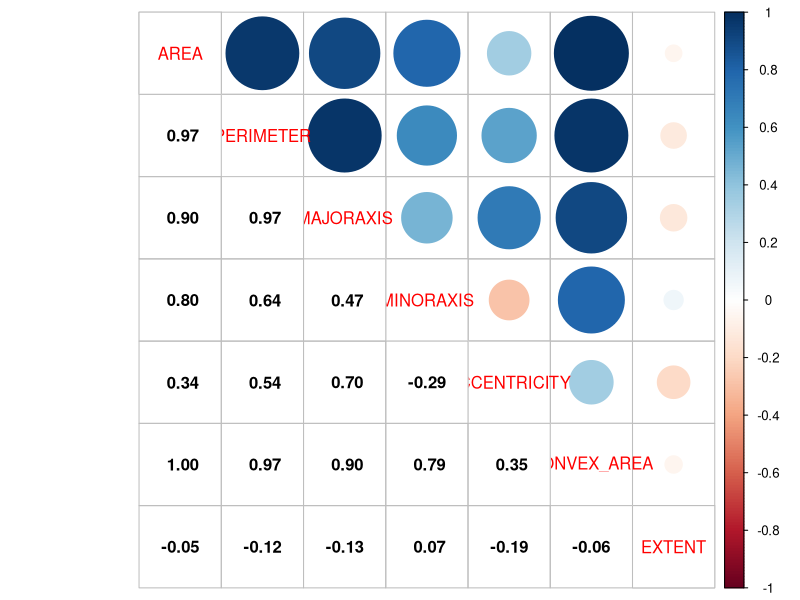

The R source for this figure: (Note: this script raises an error after producing the figure.)
################################################################################
# Laboratório 04 - Classificadores de Bayes (LDA, QDA e Naive Bayes)
#
# Objetivo : classificar grãos de arroz (Cammeo x Osmancik) a partir de
#            7 medidas morfológicas, comparando três classificadores
#            baseados no teorema de Bayes.
#
# Dataset  : Rice_Osmancik_Cammeo_Dataset.csv
################################################################################

# Configuração do diretório de Trabalho (troque pelo caminho no seu computador)
#setwd("")

# Remoção de qualquer variável do ambiente
rm(list=ls())

################################################################################
# 1. LEITURA DOS DADOS                                                         #  
################################################################################
# Leitura do dataset
dados = read.csv("Rice_Osmancik_Cammeo_Dataset.csv", sep = ";", dec=",")

# Estrutura do dataset
str(dados)

# Valores ausentes podem quebrar LDA/QDA/NB; é melhor saber antes de modelar
cat("Valores ausentes no dataset:", sum(is.na(dados)), "\n")

################################################################################
# 2. PREPARAÇÃO DOS DADOS                                                      #
################################################################################

################################################################################
# 2.1 PREPARAÇÃO DA ESTRUTURA                                                   

# Convertendo a variável alvo em factor
dados$CLASS  = factor(dados$CLASS)

# Verificação
str(dados) 

# Total de amostras por classe
table(dados$CLASS)

# Percentual de amostras por classe
table(dados$CLASS) / sum(table(dados$CLASS))

################################################################################
# 2.2 DIVISÃO DO CONJUNTO DE DADOS EM TREINAMENTO E TESTE                                              

library(caret)

# Seleciona apenas as variáveis numéricas
num_vars = names(dados)[sapply(dados, is.numeric)]

# Garantindo repetibilidade
set.seed(1)

# Realizando seleção holdout estratificada
indicesTreinamento = createDataPartition(dados$CLASS, p = 2/3, list = FALSE)

# Separando os dados e respectivo rótulos em treinamento e teste 
dadosTreinamento   = dados[indicesTreinamento,num_vars]
rotulosTreinamento = dados$CLASS[indicesTreinamento]
dadosTeste         = dados[-indicesTreinamento,num_vars]
rotulosTeste       = dados$CLASS[-indicesTreinamento]

# Total de amostras por classe
table(rotulosTreinamento)

# Percentual de amostras por classe
table(rotulosTreinamento) / sum(table(rotulosTreinamento))

# Total de amostras por classe
table(rotulosTeste)

# Percentual de amostras por classe
table(rotulosTeste) / sum(table(rotulosTeste))

# Libera objetos que não serão mais usados
rm(num_vars, dados, indicesTreinamento)

################################################################################
# 2.3. REMOÇÃO DE OUTLIERS                                          

# Identifica linhas com pelo menos um outlier
outlier_linhas = apply(dadosTreinamento, 1, function(linha) { 
  any(sapply(1:length(linha), function(i) linha[i] %in% 
               boxplot.stats(dadosTreinamento[, i])$out))
})

# Remove as amostras com outliers
dadosTreinamento = dadosTreinamento[-outlier_linhas, ]
rotulosTreinamento = rotulosTreinamento[-outlier_linhas]

# Removendo as variáveis desnecessárias
rm(outlier_linhas)

################################################################################
# 2.4. NORMALIZAÇÃO DOS DADOS (Escore-Z)  

# Estima os parâmetros de normalização (média e desvio padrão)
normalizacaoParametros = preProcess(dadosTreinamento, 
                                    method = c("center", "scale"))

# Aplica a normalização Z-Score aos dados de treinamento e de teste
dadosTreinamento = predict(normalizacaoParametros, dadosTreinamento)
dadosTeste       = predict(normalizacaoParametros, dadosTeste)

# Exibe resumo estatístico dos dados normalizados
summary(dadosTreinamento)
summary(dadosTeste)

################################################################################
# 2.4. SELEÇÃO DAS CARACATERÍSTICAS
library(corrplot)

# Calcular a matriz de correlação apenas entre as variáveis numéricas
dadosCorrelacao = cor(dadosTreinamento)

# Visualizar a matriz de correlação de forma gráfica
corrplot.mixed(dadosCorrelacao, lower.col = "black")

# Identificar variáveis altamente correlacionadas
indicesCorrelacaoForte = findCorrelation(dadosCorrelacao, cutoff = 0.95, verbose = T)

# Exibir os nomes das variáveis correspondentes aos índices identificados
names(dadosTreinamento)[indicesCorrelacaoForte]

# Remover as variáveis fortemente correlacionadas
dadosTreinamento[,indicesCorrelacaoForte] = NULL
dadosTeste[,indicesCorrelacaoForte] = NULL

# Verificação
str(dadosTreinamento) 
str(dadosTeste) 

# Removendo as variáveis desnecessárias
rm(dadosCorrelacao)

################################################################################
# 3. TREINAMENTO                                                               #
################################################################################

################################################################################
# 3.1. ESTIMAÇÃO DOS MODELOS

# method = "none": ajusta cada modelo uma vez, sem validação cruzada.
# classProbs = TRUE: necessário para obter probabilidades (curva ROC/AUC).
paramsTreinamento = trainControl(method = "none", 
                                 classProbs  = TRUE)

# QDA: gaussiana por classe com covariância PRÓPRIA (fronteira quadrática)
qda.modelo = train(dadosTreinamento,
                   rotulosTreinamento,
                   trControl = paramsTreinamento,
                   method = "qda")

# LDA: gaussiana por classe com covariância COMUM (fronteira linear)
lda.modelo = train(dadosTreinamento,
                   rotulosTreinamento,
                   trControl = paramsTreinamento,
                   method = "lda")

# Naive Bayes: assume variáveis independentes dada a classe.
#   usekernel = FALSE -> densidade gaussiana (TRUE usaria estimativa por kernel)
#   adjust = 1        -> largura de banda do kernel (ignorado se usekernel = FALSE)
#   fL = 0            -> sem suavização de Laplace (relevante só para categóricas)
nb.modelo = train(dadosTreinamento,
                  rotulosTreinamento,
                  trControl = paramsTreinamento,
                  tuneGrid  = data.frame(usekernel=FALSE, adjust=1, fL=0),
                  method = "nb")

# Removendo as variáveis desnecessárias
rm(paramsTreinamento)

################################################################################
# 3.2. CONHECENDO OS MODELOS

# ---- QDA ----
qda.modelo$finalModel                  # resumo do modelo
qda.modelo$finalModel$prior            # probabilidades a priori das classes
qda.modelo$finalModel$means            # média de cada variável por classe
qda.modelo$finalModel$scaing           # transformação utilizada para obter a inv(cov(x))

# ---- LDA ----
lda.modelo$finalModel                  # resumo do modelo
lda.modelo$finalModel$prior            # probabilidades a priori das classes
lda.modelo$finalModel$means            # média de cada variável por classe
lda.modelo$finalModel$scaling          # coeficientes do discriminante linear (LD1)

# Projeta os dados no discriminante linear (LD1)
ld1 = as.matrix(dadosTreinamento) %*% lda.modelo$finalModel$scaling
 
# Plota a distribuição de ld por classe
boxplot(ld1 ~ rotulosTreinamento,
        main = "Separação das Classes via LD1",
        col = c("lightblue", "lightgreen"))

# ---- Naive Bayes ----
nb.modelo$finalModel                   # estrutura geral
nb.modelo$finalModel$apriori           # probabilidades a priori das classes
nb.modelo$finalModel$tables            # média e desvio padrão por variável e classe

rm(ld1)

################################################################################
# 3.3. SALVAR MODELOS E PRÉ-PROCESSAMENTO

# Salva tudo o que é preciso para classificar dados novos: os modelos, os
# parâmetros de normalização e a lista de variáveis a eliminar
save(lda.modelo,qda.modelo,nb.modelo, 
     normalizacaoParametros, indicesCorrelacaoForte,
     file = "rice.modelos")

rm(normalizacaoParametros)

################################################################################
# 3.4. AVALIAR DADOS DE TREINAMENTO

# Predição das classes
lda.predicao = predict(lda.modelo,dadosTreinamento)
qda.predicao = predict(qda.modelo,dadosTreinamento)
nb.predicao  = predict(nb.modelo,dadosTreinamento)

# Cria um data frame para armazenar as medidas de avaliação
resultado.treinamento = data.frame(Classificador=character(), Acuracia=double(),
                                    AcuraciaInferior=double(), AcuraciaSuperior=double(),
                                    stringsAsFactors = FALSE)

# Calcular as medidas de avaliação
res = confusionMatrix(lda.predicao,rotulosTreinamento)
resultado.treinamento[1,] = data.frame("LDA",res$overall["Accuracy"],
                                 res$overall["AccuracyLower"], 
                                 res$overall["AccuracyUpper"])

res = confusionMatrix(qda.predicao,rotulosTreinamento)
resultado.treinamento[2,] = data.frame("QDA",res$overall["Accuracy"],
                                 res$overall["AccuracyLower"], 
                                 res$overall["AccuracyUpper"])

res = confusionMatrix(nb.predicao,rotulosTreinamento)
resultado.treinamento[3,] = data.frame("Naive Bayes",res$overall["Accuracy"],
                                 res$overall["AccuracyLower"], 
                                 res$overall["AccuracyUpper"])

ggplot(resultado.treinamento, aes(Classificador, Acuracia)) + geom_point() + 
  geom_errorbar(aes(ymin=AcuraciaInferior , ymax=AcuraciaSuperior), width=.2,
                position=position_dodge(.9)) + ylim(0.875, 0.95) +
  ggtitle("Desempenho do Treinamento") 

# Removendo as variáveis desnecessárias
rm(lda.predicao,qda.predicao,nb.predicao,res,resultado.treinamento,
   dadosTreinamento,rotulosTreinamento)

################################################################################
# 4. TESTE                                                                     #
################################################################################

################################################################################
# 4.1. AVALIAÇÃO DE DESEMPENHO

# Aplicar o modelo aos dados de teste (retorna as classes preditas) 
lda.predicao = predict(lda.modelo,dadosTeste)
qda.predicao = predict(qda.modelo,dadosTeste)
nb.predicao  = predict(nb.modelo,dadosTeste)

# Cria um data frame para armazenar as medidas de avaliação
resultado.teste = data.frame(Classificador=character(), Acuracia=double(),
                             AcuraciaInferior=double(), AcuraciaSuperior=double(),
                             stringsAsFactors = FALSE)

# Calcular as medidas de avaliação
res = confusionMatrix(lda.predicao,rotulosTeste)
resultado.teste[1,] = data.frame("LDA",res$overall["Accuracy"],
                                 res$overall["AccuracyLower"], 
                                 res$overall["AccuracyUpper"])

res = confusionMatrix(qda.predicao,rotulosTeste)
resultado.teste[2,] = data.frame("QDA",res$overall["Accuracy"],
                                 res$overall["AccuracyLower"], 
                                 res$overall["AccuracyUpper"])

res = confusionMatrix(nb.predicao,rotulosTeste)
resultado.teste[3,] = data.frame("Naive Bayes",res$overall["Accuracy"],
                                 res$overall["AccuracyLower"], 
                                 res$overall["AccuracyUpper"])

ggplot(resultado.teste, aes(Classificador, Acuracia)) + geom_point() + 
  geom_errorbar(aes(ymin=AcuraciaInferior , ymax=AcuraciaSuperior), width=.2,
                position=position_dodge(.9)) + ylim(0.875, 0.95) +
  ggtitle("Desempenho do Teste") 

rm(lda.predicao,qda.predicao,nb.predicao,res,resultado.teste)
################################################################################
# 4.2. AVALIAÇÃO DE DESEMPENHO - ROC

library(ROCR)
# Estimar a probabilidade para cada amostra por classe
lda.probabilidades = predict(lda.modelo,dadosTeste,type="prob")

# Estima as métricas de desempenho com base nas probabilidade da classe positiva
# Classe positiva = Cammeo (segunda)
lda.predicao = prediction(lda.probabilidades[,1],rotulosTeste, 
                          label.ordering = c("Osmancik", "Cammeo"))

# Calcular as métricas de desempenho necessárias para a curva ROC
roc = performance(lda.predicao,"tpr","fpr")
# AUC: o valor fica no slot @y.values (uma lista com um elemento)
lda.auc = performance(lda.predicao, "auc")@y.values[[1]]

# Plotar a curva ROC
plot(roc,col='blue',main='ROC - Classe Postiva: Cammeo')

qda.probabilidades = predict(qda.modelo,dadosTeste,type="prob")
qda.predicao = prediction(qda.probabilidades[,1],rotulosTeste, 
                          label.ordering = c("Osmancik", "Cammeo"))
roc = performance(qda.predicao,"tpr","fpr")
qda.auc = performance(qda.predicao, "auc")@y.values[[1]]

plot(roc,col='red',add=TRUE)

nb.probabilidades = predict(nb.modelo,dadosTeste,type="prob")
nb.predicao = prediction(nb.probabilidades[,1],rotulosTeste, 
                         label.ordering = c("Osmancik", "Cammeo"))
roc = performance(nb.predicao,"tpr","fpr")
nb.auc  = performance(nb.predicao,  "auc")@y.values[[1]]
plot(roc,col='green',add=TRUE)

legend("center",
      legend = c(sprintf("LDA (AUC = %.3f)", lda.auc),
                 sprintf("QDA (AUC = %.3f)", qda.auc),
                 sprintf("Naive Bayes (AUC = %.3f)", nb.auc)),
       lty=1,col=c('blue','red','green'))

# Adicionar linha diagonal de referência (Aposta Aleatória)
abline(a = 0, b = 1, lty = 2, col = "gray")
